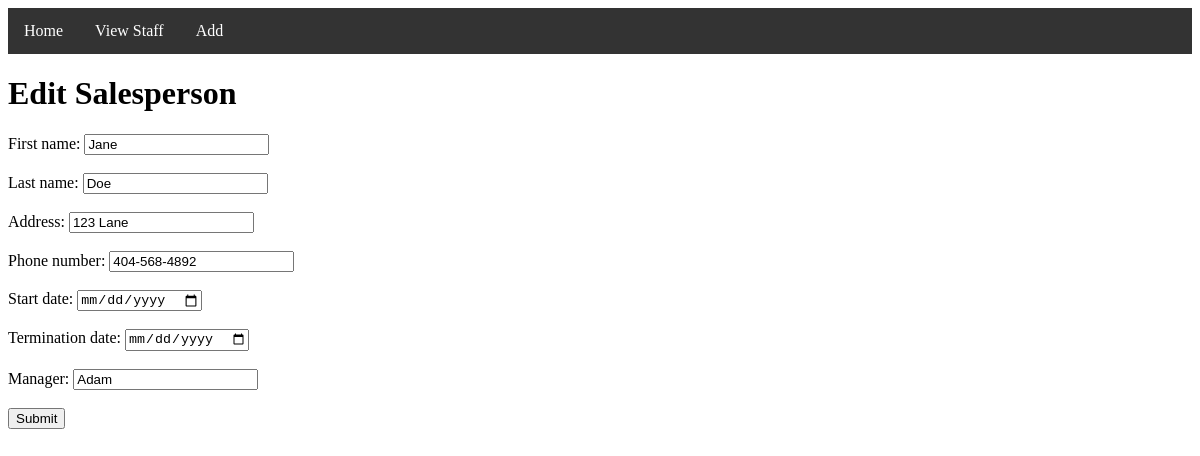
/directory/2/edit/, run on the app's committed database.
### salesperson/models.py (models this page shows, shortened)
class Salesperson(models.Model):
    firstName = models.CharField(max_length=50)
    lastName = models.CharField(max_length=50)
    address = models.CharField(max_length=100)
    phoneNumber = models.CharField(max_length=12)
    startDate = models.DateField(auto_now=False, auto_now_add=False)
    terminationDate = models.DateField(auto_now=False, auto_now_add=False)
    manager = models.CharField(max_length=50)

### salesperson/views.py (the view)
# urls.py: path('<int:id>/edit/', views.edit_salesperson_view),
def edit_salesperson_view(request, id):
    salesperson_objects = Salesperson.objects.get(pk=id)
    context = {
        'salesperson_objects': salesperson_objects
    }
    return render(request, 'directory/edit_salesperson.html', context)

### salesperson/templates/directory/edit_salesperson.html (shortened to what this page needs)
<!DOCTYPE html>
<html lang="en">
<head>
</head>
<body>
<ul>
    <li><a class="active" href="/">Home</a></li>
    <li><a class="active" href="/directory/">View Staff</a></li>
    <li><a class="active" href="/directory/add/">Add</a></li>
</ul>
<h1>Edit Salesperson</h1>
<form action="/directory/{{ salesperson_objects.id }}/edit/success/" method="post">
    <label for="fname">First name:</label>
    <input type="text" id="fname" name="fname" value="{{ salesperson_objects.firstName }}" required><br><br>
    <label for="lname">Last name:</label>
    <input type="text" id="lname" name="lname" value="{{ salesperson_objects.lastName }}" required><br><br>
    <label for="address">Address:</label>
    <input type="text" id="address" name="address" value="{{ salesperson_objects.address }}" required><br><br>
    <label for="phonenumber">Phone number:</label>
    <input type="text" id="phonenumber" name="phonenumber" value="{{ salesperson_objects.phoneNumber }}"
           required><br><br>
    <label for="startdate">Start date:</label>
    <input type="date" id="startdate" name="startdate" value="{{ salesperson_objects.startDate }}" required><br><br>
    <label for="terminationdate">Termination date:</label>
    <input type="date" id="terminationdate" name="terminationdate" value="{{ salesperson_objects.terminationDate }}"
           required><br><br>
    <label for="manager">Manager:</label>
    <input type="text" id="manager" name="manager" value="{{ salesperson_objects.manager }}" required><br><br>
    <input type="submit" value="Submit">
</form>
</body>
</html>

### salesperson/templates/directory/edit_salesperson.html (style rules this page uses)
ul { list-style-type: none; margin: 0; padding: 0; overflow: hidden; background-color: #333; }
li { float: left; }
li a { display: block; color: white; text-align: center; padding: 14px 16px; text-decoration: none; }

### data on the page
Salesperson: fname "Jane", lname "Doe", address "123 Lane", phonenumber "404-568-4892", manager "Adam"
